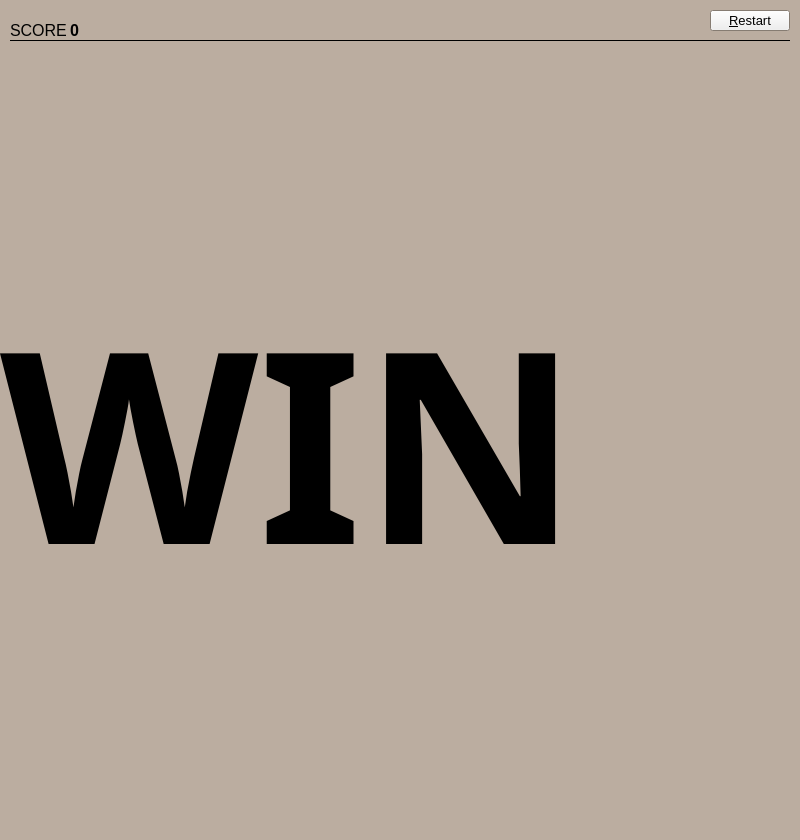
<?xml version="1.0" encoding="UTF-8"?>
<ui version="4.0">
 <class>MainWindow</class>
 <widget class="QMainWindow" name="MainWindow">
  <property name="geometry">
   <rect>
    <x>0</x>
    <y>0</y>
    <width>800</width>
    <height>840</height>
   </rect>
  </property>
  <property name="minimumSize">
   <size>
    <width>800</width>
    <height>840</height>
   </size>
  </property>
  <property name="maximumSize">
   <size>
    <width>800</width>
    <height>840</height>
   </size>
  </property>
  <property name="palette">
   <palette>
    <active>
     <colorrole role="Base">
      <brush brushstyle="SolidPattern">
       <color alpha="255">
        <red>255</red>
        <green>255</green>
        <blue>255</blue>
       </color>
      </brush>
     </colorrole>
     <colorrole role="Window">
      <brush brushstyle="SolidPattern">
       <color alpha="255">
        <red>187</red>
        <green>173</green>
        <blue>160</blue>
       </color>
      </brush>
     </colorrole>
    </active>
    <inactive>
     <colorrole role="Base">
      <brush brushstyle="SolidPattern">
       <color alpha="255">
        <red>255</red>
        <green>255</green>
        <blue>255</blue>
       </color>
      </brush>
     </colorrole>
     <colorrole role="Window">
      <brush brushstyle="SolidPattern">
       <color alpha="255">
        <red>187</red>
        <green>173</green>
        <blue>160</blue>
       </color>
      </brush>
     </colorrole>
    </inactive>
    <disabled>
     <colorrole role="Base">
      <brush brushstyle="SolidPattern">
       <color alpha="255">
        <red>187</red>
        <green>173</green>
        <blue>160</blue>
       </color>
      </brush>
     </colorrole>
     <colorrole role="Window">
      <brush brushstyle="SolidPattern">
       <color alpha="255">
        <red>187</red>
        <green>173</green>
        <blue>160</blue>
       </color>
      </brush>
     </colorrole>
    </disabled>
   </palette>
  </property>
  <property name="windowTitle">
   <string>MainWindow</string>
  </property>
  <property name="autoFillBackground">
   <bool>false</bool>
  </property>
  <widget class="QWidget" name="centralwidget">
   <widget class="GLWidget" name="widget" native="true">
    <property name="enabled">
     <bool>true</bool>
    </property>
    <property name="geometry">
     <rect>
      <x>0</x>
      <y>40</y>
      <width>800</width>
      <height>800</height>
     </rect>
    </property>
    <property name="sizePolicy">
     <sizepolicy hsizetype="Preferred" vsizetype="Preferred">
      <horstretch>0</horstretch>
      <verstretch>0</verstretch>
     </sizepolicy>
    </property>
    <property name="font">
     <font>
      <pointsize>10</pointsize>
     </font>
    </property>
    <widget class="QLabel" name="winlabel">
     <property name="enabled">
      <bool>true</bool>
     </property>
     <property name="geometry">
      <rect>
       <x>0</x>
       <y>0</y>
       <width>821</width>
       <height>801</height>
      </rect>
     </property>
     <property name="font">
      <font>
       <family>Sitka</family>
       <pointsize>328</pointsize>
       <weight>75</weight>
       <italic>false</italic>
       <bold>true</bold>
       <underline>false</underline>
       <strikeout>false</strikeout>
       <stylestrategy>PreferDefault</stylestrategy>
       <kerning>true</kerning>
      </font>
     </property>
     <property name="text">
      <string notr="true">WIN</string>
     </property>
    </widget>
   </widget>
   <widget class="QPushButton" name="pushButton">
    <property name="geometry">
     <rect>
      <x>710</x>
      <y>10</y>
      <width>80</width>
      <height>21</height>
     </rect>
    </property>
    <property name="font">
     <font>
      <pointsize>10</pointsize>
     </font>
    </property>
    <property name="text">
     <string>&amp;Restart</string>
    </property>
   </widget>
   <widget class="Line" name="line">
    <property name="enabled">
     <bool>true</bool>
    </property>
    <property name="geometry">
     <rect>
      <x>10</x>
      <y>30</y>
      <width>780</width>
      <height>20</height>
     </rect>
    </property>
    <property name="font">
     <font>
      <pointsize>10</pointsize>
      <weight>75</weight>
      <bold>true</bold>
     </font>
    </property>
    <property name="autoFillBackground">
     <bool>false</bool>
    </property>
    <property name="frameShadow">
     <enum>QFrame::Plain</enum>
    </property>
    <property name="lineWidth">
     <number>0</number>
    </property>
    <property name="midLineWidth">
     <number>0</number>
    </property>
    <property name="orientation">
     <enum>Qt::Horizontal</enum>
    </property>
   </widget>
   <widget class="QLabel" name="scorelabel">
    <property name="geometry">
     <rect>
      <x>10</x>
      <y>20</y>
      <width>61</width>
      <height>21</height>
     </rect>
    </property>
    <property name="font">
     <font>
      <pointsize>12</pointsize>
     </font>
    </property>
    <property name="text">
     <string>SCORE</string>
    </property>
   </widget>
   <widget class="QLabel" name="scorenum">
    <property name="geometry">
     <rect>
      <x>70</x>
      <y>20</y>
      <width>47</width>
      <height>20</height>
     </rect>
    </property>
    <property name="font">
     <font>
      <pointsize>12</pointsize>
      <weight>75</weight>
      <bold>true</bold>
      <underline>false</underline>
     </font>
    </property>
    <property name="text">
     <string>0</string>
    </property>
   </widget>
   <zorder>scorenum</zorder>
   <zorder>widget</zorder>
   <zorder>pushButton</zorder>
   <zorder>line</zorder>
   <zorder>scorelabel</zorder>
  </widget>
 </widget>
 <customwidgets>
  <customwidget>
   <class>GLWidget</class>
   <extends>QWidget</extends>
   <header>glwidget.h</header>
   <container>1</container>
   <slots>
    <slot>Change_Iterator(int)</slot>
    <slot>Change_Fractal(int)</slot>
    <slot>RestartSlot()</slot>
    <slot>score_changed()</slot>
   </slots>
  </customwidget>
 </customwidgets>
 <resources/>
 <connections>
  <connection>
   <sender>pushButton</sender>
   <signal>pressed()</signal>
   <receiver>widget</receiver>
   <slot>RestartSlot()</slot>
   <hints>
    <hint type="sourcelabel">
     <x>772</x>
     <y>22</y>
    </hint>
    <hint type="destinationlabel">
     <x>584</x>
     <y>817</y>
    </hint>
   </hints>
  </connection>
  <connection>
   <sender>pushButton</sender>
   <signal>pressed()</signal>
   <receiver>MainWindow</receiver>
   <slot>UpdateScore()</slot>
   <hints>
    <hint type="sourcelabel">
     <x>775</x>
     <y>17</y>
    </hint>
    <hint type="destinationlabel">
     <x>452</x>
     <y>19</y>
    </hint>
   </hints>
  </connection>
  <connection>
   <sender>pushButton</sender>
   <signal>pressed()</signal>
   <receiver>winlabel</receiver>
   <slot>hide()</slot>
   <hints>
    <hint type="sourcelabel">
     <x>777</x>
     <y>21</y>
    </hint>
    <hint type="destinationlabel">
     <x>438</x>
     <y>386</y>
    </hint>
   </hints>
  </connection>
 </connections>
 <slots>
  <slot>UpdateScore()</slot>
 </slots>
</ui>
